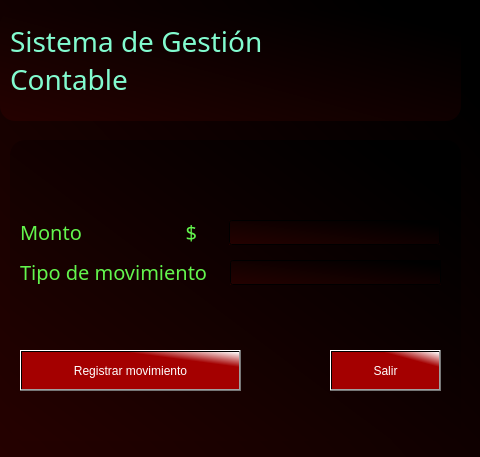
<?xml version="1.0" encoding="UTF-8"?>
<ui version="4.0">
 <class>ventana_registrar_movimiento</class>
 <widget class="QWidget" name="ventana_registrar_movimiento">
  <property name="geometry">
   <rect>
    <x>0</x>
    <y>0</y>
    <width>480</width>
    <height>457</height>
   </rect>
  </property>
  <property name="windowTitle">
   <string>Registrar movimientos</string>
  </property>
  <property name="styleSheet">
   <string notr="true">QWidget{
	background: qlineargradient(spread:pad, x1:0, y1:1, x2:0.946, y2:0.159, stop:0 rgba(37, 1, 0, 255), stop:1 rgba(0, 0, 0, 255));

/*rgb(46, 52, 54)*/

}

QFrame#frame_bottom{
	width: 260px;
    height: 260px;
    border-radius: 15px;
	
	border-image: url(:/images/images/backgroundDarkRed.jpg);
    display: none;
}

QFrame#frame_top{
	
	
	background-image: url(:/images/images/backgroundDarkRed.jpg);

	border-radius: 15px;
}

QLabel#label_titulo{
	color: rgb(130, 251, 207);
	background: transparent;
	font-size: 28px;
	font-family: Sans;
}

QLabel#label_error404{
	background: transparent;
}

QLabel{
	background: transparent;
	color: rgb(99, 245, 77);
	font-size: 20px;
	font: Ubuntu bold;
}

QLineEdit{
	color: white;
}

QPushButton{
color: white;
background: qlineargradient(spread:pad, x1:0.800995, y1:0.256182, x2:1, y2:0, stop:0 rgba(164, 0, 0, 255), stop:1 rgba(255, 255, 255, 255))
}

</string>
  </property>
  <widget class="QFrame" name="frame_top">
   <property name="geometry">
    <rect>
     <x>0</x>
     <y>10</y>
     <width>461</width>
     <height>111</height>
    </rect>
   </property>
   <property name="frameShape">
    <enum>QFrame::StyledPanel</enum>
   </property>
   <property name="frameShadow">
    <enum>QFrame::Raised</enum>
   </property>
   <widget class="QLabel" name="label_titulo">
    <property name="geometry">
     <rect>
      <x>10</x>
      <y>0</y>
      <width>291</width>
      <height>101</height>
     </rect>
    </property>
    <property name="font">
     <font>
      <family>Sans</family>
      <pointsize>-1</pointsize>
      <weight>50</weight>
      <italic>false</italic>
      <bold>false</bold>
     </font>
    </property>
    <property name="text">
     <string>Sistema de Gestión 
Contable</string>
    </property>
   </widget>
   <widget class="QLabel" name="label_error404">
    <property name="geometry">
     <rect>
      <x>300</x>
      <y>0</y>
      <width>161</width>
      <height>111</height>
     </rect>
    </property>
    <property name="text">
     <string/>
    </property>
    <property name="pixmap">
     <pixmap resource="source.qrc">:/images/images/error_404-2.png</pixmap>
    </property>
    <property name="scaledContents">
     <bool>true</bool>
    </property>
   </widget>
  </widget>
  <widget class="QFrame" name="frame_bottom">
   <property name="geometry">
    <rect>
     <x>10</x>
     <y>140</y>
     <width>451</width>
     <height>301</height>
    </rect>
   </property>
   <property name="frameShape">
    <enum>QFrame::StyledPanel</enum>
   </property>
   <property name="frameShadow">
    <enum>QFrame::Raised</enum>
   </property>
   <widget class="QPushButton" name="pushButton_registrarMovimiento">
    <property name="geometry">
     <rect>
      <x>10</x>
      <y>210</y>
      <width>221</width>
      <height>41</height>
     </rect>
    </property>
    <property name="text">
     <string>Registrar movimiento</string>
    </property>
   </widget>
   <widget class="QPushButton" name="pushButton_salir">
    <property name="geometry">
     <rect>
      <x>320</x>
      <y>210</y>
      <width>111</width>
      <height>41</height>
     </rect>
    </property>
    <property name="text">
     <string>Salir</string>
    </property>
   </widget>
   <widget class="QLabel" name="label_tipoMovimiento">
    <property name="geometry">
     <rect>
      <x>10</x>
      <y>120</y>
      <width>201</width>
      <height>24</height>
     </rect>
    </property>
    <property name="text">
     <string>Tipo de movimiento</string>
    </property>
   </widget>
   <widget class="QLineEdit" name="lineEdit_monto">
    <property name="geometry">
     <rect>
      <x>219</x>
      <y>80</y>
      <width>211</width>
      <height>25</height>
     </rect>
    </property>
   </widget>
   <widget class="QLineEdit" name="lineEdit_tipoMovimiento">
    <property name="geometry">
     <rect>
      <x>220</x>
      <y>120</y>
      <width>211</width>
      <height>25</height>
     </rect>
    </property>
   </widget>
   <widget class="QLabel" name="label_monto">
    <property name="geometry">
     <rect>
      <x>10</x>
      <y>80</y>
      <width>231</width>
      <height>24</height>
     </rect>
    </property>
    <property name="text">
     <string>Monto                    $</string>
    </property>
   </widget>
  </widget>
 </widget>
 <resources>
  <include location="source.qrc"/>
  <include location="../../../source.qrc"/>
 </resources>
 <connections/>
</ui>
